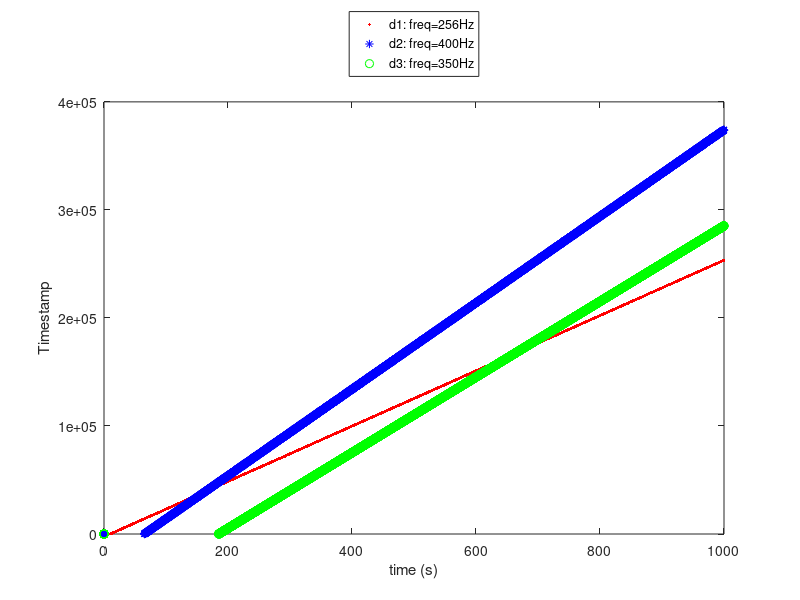
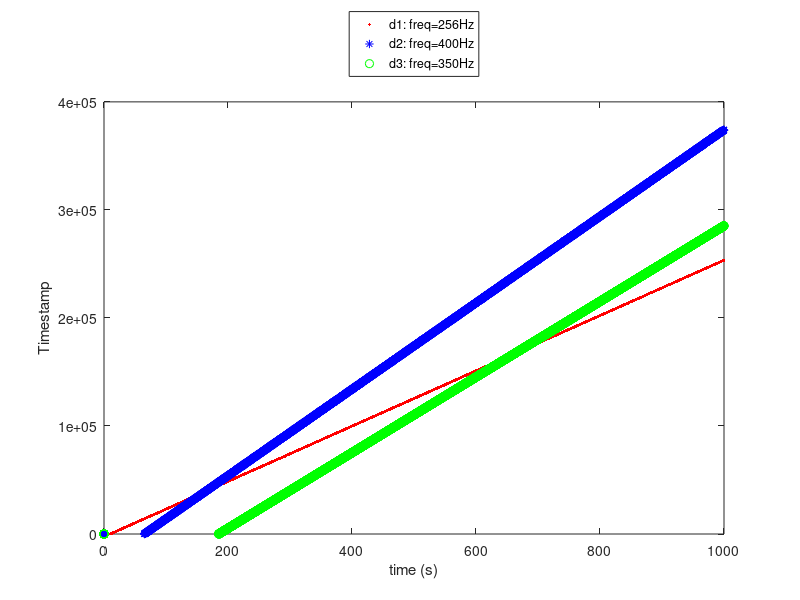
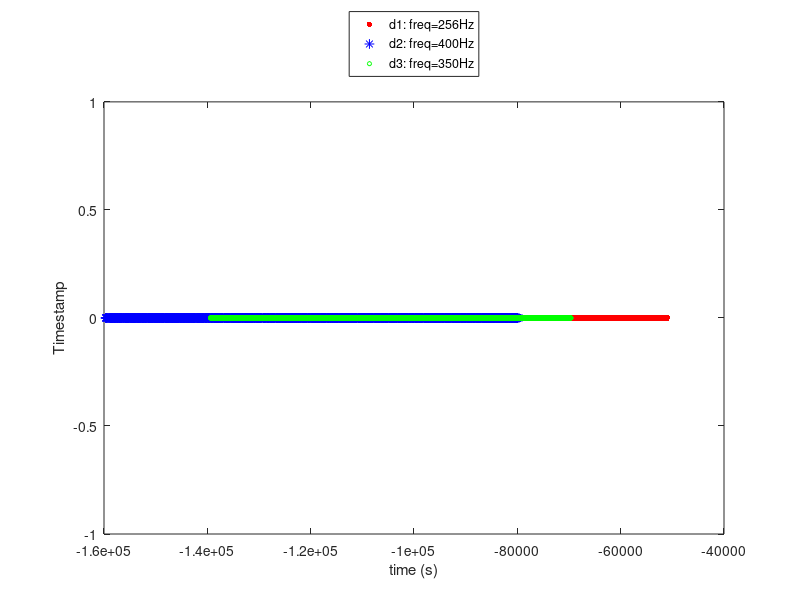
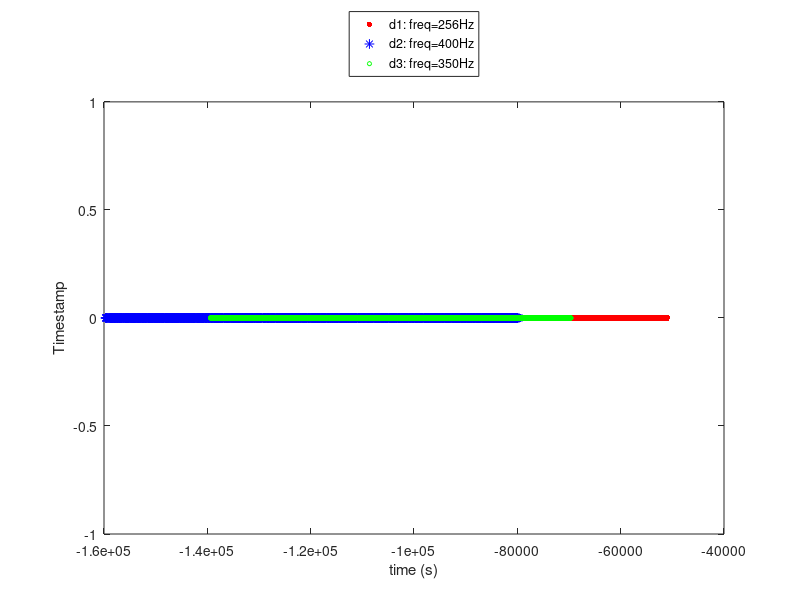

Here is the MATLAB script that generated these plots, in order:

%% calculate_err: function description
function [outputs] = calculate_err()
    %% DEBUG
    DEBUG0 = 1;
    DEBUG1 = 0;
    DEBUG2 = 1;


    %% Constant
    PLOT_1 = 0;
    PLOT_2 = 0;
    PLOT_3 = 1;

    figure_dir = './figures_simulation';
    time_gran = 0.1;
    time = [0:time_gran:1000];
    

    if PLOT_1 == 1
        % real_freq = [100, 128, 256, 900, 1000];
        real_freq = [256];
        estimated_freq_range = [0:0.2:1];
        boot_time = 0;
        error_ts = zeros(length(real_freq) * length(estimated_freq_range), size(time, 2));
        titles = cell(1, length(real_freq) * length(estimated_freq_range));
        cnt_series = 1;

        for this_real_freq = real_freq
            estimated_freq = this_real_freq + estimated_freq_range;

            for this_estimated_freq = estimated_freq
                this_title = sprintf('real f=%d, est f=%d', this_real_freq, this_estimated_freq);
                titles{cnt_series} = this_title;
                
                
                if DEBUG2 == 1
                    disp(this_title);
                end


                start_index = boot_time/time_gran + 1;
                if(start_index > 1) 
                    error_ts(cnt_series, 1:(start_index-1)) = 0;
                end
                error_ts(cnt_series, start_index:end) = abs((time(1, start_index:end) - boot_time) * (this_real_freq - this_estimated_freq));


                if DEBUG1 == 1
                    time(1, 1:10) - boot_time
                    this_real_freq - this_estimated_freq
                    error_ts(1, 1:10)
                end


                cnt_series = cnt_series + 1;
            end
        end

        fh1 = figure;
        plot(time, error_ts, 'LineWidth', 4);
        legend(titles, 'Location', 'NorthOutside');
        xlabel('time (s)');
        ylabel('error of estimated Timestamp');
        print([figure_dir '/self_error.pdf'],'-dpdf');
        close all;
    end %% end plot 1

    
    %%%%%%%%%%%%%%%%%%%%%%%%%%%%%%%%%%%%%%%%%%%%%%%%%%%%%%%%%%%%%%%%%%%%%%%%%%%%%%%%%


    if PLOT_2 == 1
        boot_time_1 = [100];
        % freq_1 = [100, 128, 256, 1000];
        freq_1 = [256];

        boot_time_2 = [0];
        freq_2 = [100, 128, 256, 1000];

        total_sim = length(boot_time_1) * length(freq_1) * length(boot_time_2) * length(freq_2);
        cnt_series = 1;
        error_ts = zeros(total_sim, size(time, 2));
        titles = cell(1, total_sim);
        cnt_series = 1;

        for this_boot_1 = boot_time_1
            for this_boot_2 = boot_time_2
                for this_freq_1 = freq_1
                    for this_freq_2 = freq_2
                        % this_title = sprintf('boot1=%d, freq1=%d, boot2=%d, freq2=%d', this_boot_1, this_freq_1, this_boot_2, this_freq_2);
                        this_title = sprintf('freq1=%d, freq2=%d', this_freq_1, this_freq_2);
                        titles{cnt_series} = this_title;


                        if DEBUG2 == 1
                            disp(this_title);
                        end

                        start_index = max(this_boot_1, this_boot_2) / time_gran + 1;
                        if(start_index > 1) 
                            error_ts(cnt_series, 1:(start_index-1)) = 0;
                        end
                        error_ts(cnt_series, start_index:end) = abs((time(1, start_index:end) - this_boot_1) * this_freq_1 - (time(1, start_index:end) - this_boot_2) * this_freq_2);

                        cnt_series = cnt_series + 1;
                    end
                end
            end
        end

        fh2 = figure;
        plot(time, error_ts, 'LineWidth', 4);
        legend(titles, 'Location', 'NorthOutside');
        xlabel('time (s)');
        ylabel('error of estimated Timestamp');
        print([figure_dir '/two_device_error.pdf'],'-dpdf');
        close all;
    end  %% end plot 2


    %%%%%%%%%%%%%%%%%%%%%%%%%%%%%%%%%%%%%%%%%%%%%%%%%%%%%%%%%%%%%%%%%%%%%%%%%%%%%%%%%


    if PLOT_3 == 1
        boot_time_1 = 10;
        freq_1 = 256;
        density_period_1 = [5, 30];
        sending_interval_1 = [0.01, 5];
        density_state_1 = 0;
        pkt_time_ts_1 = zeros(size(time));
        pkt_Timestamp_ts_1 = zeros(size(time));
        noise_mean_1 = 0;
        noise_stdev_1 = 0.3;


        boot_time_2 = 65;
        freq_2 = 400;
        density_period_2 = [5, 30];
        sending_interval_2 = [0.01, 5];
        density_state_2 = 0;
        pkt_time_ts_2 = zeros(size(time));
        pkt_Timestamp_ts_2 = zeros(size(time));
        noise_mean_2 = 0;
        noise_stdev_2 = 0.5;


        boot_time_3 = 185;
        freq_3 = 350;
        density_period_3 = [5, 30];
        sending_interval_3 = [0.01, 5];
        density_state_3 = 0;
        pkt_time_ts_3 = zeros(size(time));
        pkt_Timestamp_ts_3 = zeros(size(time));
        noise_mean_3 = 0;
        noise_stdev_3 = 0.2;

        titles = cell(1, 3);
        titles{1} = ['d1: freq=' int2str(freq_1) 'Hz'];
        titles{2} = ['d2: freq=' int2str(freq_2) 'Hz'];
        titles{3} = ['d3: freq=' int2str(freq_3) 'Hz'];

        ind = 1;
        for this_time = time
            if(this_time < boot_time_1)
                pkt_time_ts_1(1, ind) = 0;
                pkt_Timestamp_ts_1(1, ind) = 0;
                continue;
            end

            if(density_state_1 == 0)
                pkt_time_ts_1(1, ind) = this_time;
                pkt_Timestamp_ts_1(1, ind) = abs((this_time - boot_time_1 + random('Normal',noise_mean_1,noise_stdev_1,1,1) ) * freq_1);
            end

            ind = ind + 1;
        end

        ind = 1;
        for this_time = time
            if(this_time < boot_time_2)
                pkt_time_ts_2(1, ind) = 0;
                pkt_Timestamp_ts_2(1, ind) = 0;
                continue;
            end


            if(density_state_2 == 0)
                pkt_time_ts_2(1, ind) = this_time;
                pkt_Timestamp_ts_2(1, ind) = abs((this_time - boot_time_2 + random('Normal',noise_mean_2,noise_stdev_2,1,1) ) * freq_2);
            end

            ind = ind + 1;
        end

        ind = 1;
        for this_time = time
            if(this_time < boot_time_3)
                pkt_time_ts_3(1, ind) = 0;
                pkt_Timestamp_ts_3(1, ind) = 0;
                continue;
            end

            if(density_state_3 == 0)
                pkt_time_ts_3(1, ind) = this_time;
                pkt_Timestamp_ts_3(1, ind) = abs((this_time - boot_time_3 + random('Normal',noise_mean_3,noise_stdev_3,1,1) ) * freq_3);
            end

            ind = ind + 1;
        end

        fh3 = figure;
        plot(pkt_time_ts_1, pkt_Timestamp_ts_1, 'r.');
        hold on;
        plot(pkt_time_ts_2, pkt_Timestamp_ts_2, 'b*');
        hold on;
        plot(pkt_time_ts_3, pkt_Timestamp_ts_3, 'go');
        legend(titles, 'Location', 'NorthOutside');
        xlabel('time (s)');
        ylabel('Timestamp');
        print([figure_dir '/multiple_devices.pdf'],'-dpdf');
        print([figure_dir '/multiple_devices.jpeg'],'-djpeg');
        close all;



        working_time = [200:time_gran:400];
        working_time_ind = int16(working_time ./ time_gran + 1);

        % size(pkt_time_ts_1)
        % size(time)
        % size(working_time)
        % working_time_ind(1, 1)
        % working_time_ind(1, end)

        sub_pkt_time_ts_1 = pkt_time_ts_1(1, working_time_ind);
        sub_pkt_Timestamp_ts_1 = pkt_Timestamp_ts_1(1, working_time_ind);
        sub_pkt_time_ts_2 = pkt_time_ts_2(1, working_time_ind);
        sub_pkt_Timestamp_ts_2 = pkt_Timestamp_ts_2(1, working_time_ind);
        sub_pkt_time_ts_3 = pkt_time_ts_3(1, working_time_ind);
        sub_pkt_Timestamp_ts_3 = pkt_Timestamp_ts_3(1, working_time_ind);


        pkt_boot_time_1 = zeros(size(working_time));
        pkt_boot_time_2 = zeros(size(working_time));
        pkt_boot_time_3 = zeros(size(working_time));
        for this_freq = 1:50:1000
            ind_1 = find(sub_pkt_Timestamp_ts_1 ~= 0);
            pkt_boot_time_1(1, ind_1) = sub_pkt_time_ts_1(1, ind_1) - sub_pkt_Timestamp_ts_1(1, ind_1) / this_freq;

            ind_2 = find(sub_pkt_Timestamp_ts_2 ~= 0);
            pkt_boot_time_2(1, ind_2) = sub_pkt_time_ts_2(1, ind_2) - sub_pkt_Timestamp_ts_2(1, ind_2) / this_freq;

            ind_3 = find(sub_pkt_Timestamp_ts_3 ~= 0);
            pkt_boot_time_3(1, ind_3) = sub_pkt_time_ts_3(1, ind_3) - sub_pkt_Timestamp_ts_3(1, ind_3) / this_freq;

            fh4 = figure;
            plot(pkt_boot_time_1(1, ind_1), zeros(size(pkt_boot_time_1(1, ind_1))), 'r.', 'MarkerSize', 13);
            hold on;
            plot(pkt_boot_time_2(1, ind_2), zeros(size(pkt_boot_time_2(1, ind_2))), 'b*', 'MarkerSize', 7);
            hold on;
            plot(pkt_boot_time_3(1, ind_3), zeros(size(pkt_boot_time_3(1, ind_3))), 'go', 'MarkerSize', 3)
            xlabel('time (s)');
            ylabel('Timestamp');
            legend(titles, 'Location', 'NorthOutside');
            print([figure_dir '/multiple_devices_' int2str(this_freq) '.pdf'],'-dpdf');
            print([figure_dir '/multiple_devices_' int2str(this_freq) '.jpeg'],'-djpeg');
            close all;
        end


        pkt_boot_time_1 = zeros(size(working_time));
        pkt_boot_time_2 = zeros(size(working_time));
        titles2 = cell(1, 2);
        titles2{1} = ['d1: freq=' int2str(freq_1) 'Hz'];
        titles2{2} = ['d2: freq=' int2str(freq_2) 'Hz'];

        for this_freq = 1:50:1000
            ind_1 = find(sub_pkt_Timestamp_ts_1 ~= 0);
            pkt_boot_time_1(1, ind_1) = sub_pkt_time_ts_1(1, ind_1) - sub_pkt_Timestamp_ts_1(1, ind_1) / this_freq;

            ind_2 = find(sub_pkt_Timestamp_ts_2 ~= 0);
            pkt_boot_time_2(1, ind_2) = sub_pkt_time_ts_2(1, ind_2) - sub_pkt_Timestamp_ts_2(1, ind_2) / this_freq;

            fh5 = figure;
            plot(pkt_boot_time_1(1, ind_1), zeros(size(pkt_boot_time_1(1, ind_1))), 'r.', 'MarkerSize', 13);
            hold on;
            plot(pkt_boot_time_2(1, ind_2), zeros(size(pkt_boot_time_2(1, ind_2))), 'b*', 'MarkerSize', 7);
            xlabel('time (s)');
            ylabel('Timestamp');
            legend(titles2, 'Location', 'NorthOutside');
            print([figure_dir '/multiple_devices_12_' int2str(this_freq) '.pdf'],'-dpdf');
            print([figure_dir '/multiple_devices_12_' int2str(this_freq) '.jpeg'],'-djpeg');
            close all;
        end






        %%%%%%%%%%%%%%%%%%%%%%%%%%%%%%%%%%%%%%%%%%%%%%%%%%%%%%%
        pkt_boot_time_1 = zeros(size(working_time));
        pkt_boot_time_2 = zeros(size(working_time));
        pkt_boot_time_3 = zeros(size(working_time));
        ind_1 = find(sub_pkt_Timestamp_ts_1 ~= 0);
        pkt_boot_time_1(1, ind_1) = sub_pkt_time_ts_1(1, ind_1) - sub_pkt_Timestamp_ts_1(1, ind_1) / freq_1;

        ind_2 = find(sub_pkt_Timestamp_ts_2 ~= 0);
        pkt_boot_time_2(1, ind_2) = sub_pkt_time_ts_2(1, ind_2) - sub_pkt_Timestamp_ts_2(1, ind_2) / freq_2;

        ind_3 = find(sub_pkt_Timestamp_ts_3 ~= 0);
        pkt_boot_time_3(1, ind_3) = sub_pkt_time_ts_3(1, ind_3) - sub_pkt_Timestamp_ts_3(1, ind_3) / freq_3;

        fh6 = figure;
        plot(pkt_boot_time_1(1, ind_1), zeros(size(pkt_boot_time_1(1, ind_1))), 'r.', 'MarkerSize', 13);
        hold on;
        plot(pkt_boot_time_2(1, ind_2), zeros(size(pkt_boot_time_2(1, ind_2))), 'b*', 'MarkerSize', 7);
        hold on;
        plot(pkt_boot_time_3(1, ind_3), zeros(size(pkt_boot_time_3(1, ind_3))), 'go');
        xlabel('time (s)');
        ylabel('Timestamp');
        legend(titles, 'Location', 'NorthOutside');
        print([figure_dir '/multiple_devices_correct.pdf'],'-dpdf');
        print([figure_dir '/multiple_devices_correct.jpeg'],'-djpeg');
        close all;
        % fh4 = figure;
        % plot(pkt_boot_time_f1_1, zeros(size(pkt_boot_time_f1_1)), 'r.', 'MarkerSize', 10);
        % % plot(pkt_time_ts_1, pkt_boot_time_f1_1, 'r.', 'MarkerSize', 10);
        % hold on;
        % plot(pkt_boot_time_f1_2, zeros(size(pkt_boot_time_f1_2)), 'b.');
        % % plot(pkt_time_ts_2, pkt_boot_time_f1_2, 'b.');
        % % legend(titles, 'Location', 'NorthOutside');
        % xlabel('time (s)');
        % ylabel('Timestamp');
        % print([figure_dir '/multiple_devices_f1.pdf'],'-dpdf');
        % close all;

        % fh5 = figure;
        % plot(pkt_boot_time_f2_1, zeros(size(pkt_boot_time_f2_1)), 'r.');
        % % plot(pkt_time_ts_1, pkt_boot_time_f2_1, 'r.');
        % hold on;
        % plot(pkt_boot_time_f2_2, zeros(size(pkt_boot_time_f2_2)), 'b.', 'MarkerSize', 10);
        % % plot(pkt_time_ts_2, pkt_boot_time_f2_2, 'b.', 'MarkerSize', 10);
        % % legend(titles, 'Location', 'NorthOutside');
        % xlabel('time (s)');
        % ylabel('Timestamp');
        % print([figure_dir '/multiple_devices_f2.pdf'],'-dpdf');
        % close all;
    end  %% end plot 3

